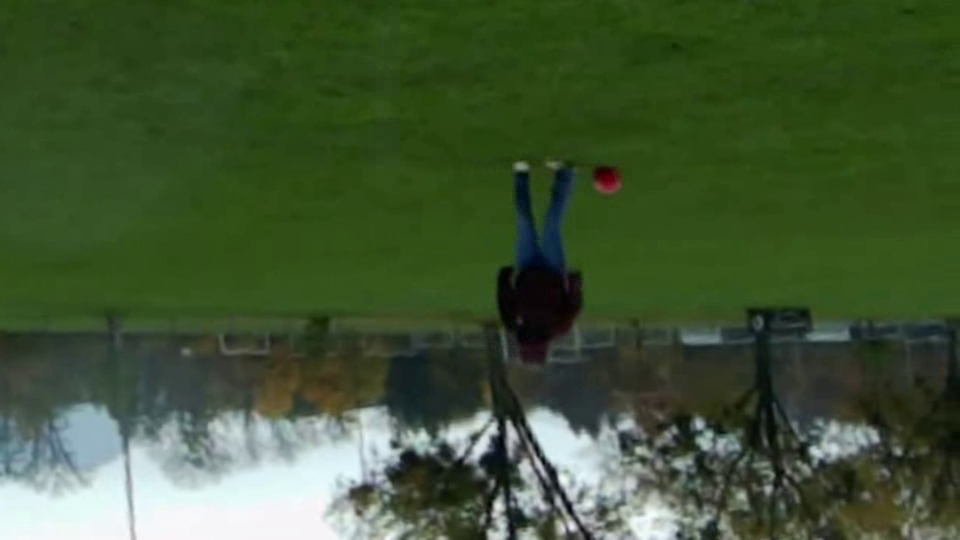
#> input picture frame 56 of patrickstitchtests/broadcast.mp4, 960 x 540 px, given in place of left.mp4, which was not available
$ python stitch_export_transform.py
#> lines starting #> are read from the running program, lines starting #| are printed output that depends on the picture; pictures that were not available may be replaced by others from this repository, and a replacement may not be noted
import argparse
import sys
import json
import os
import numpy as np
import cv2


def open_video(path):
    """Open a video file and return VideoCapture object."""
    cap = cv2.VideoCapture(path)
    if not cap.isOpened():
        raise RuntimeError(f"Could not open video: {path}")
    return cap


def read_frame(cap):
    """Read a frame from video capture."""
    ret, frame = cap.read()
    if not ret:
        return None
    return frame


def detect_features(image, max_features=10000):
    """Detect SIFT features in grayscale image."""
    gray = cv2.cvtColor(image, cv2.COLOR_BGR2GRAY)

    sift = cv2.SIFT_create(nfeatures=max_features)
    keypoints, descriptors = sift.detectAndCompute(gray, None)

    return keypoints, descriptors


def match_features(desc1, desc2, ratio_threshold=0.7):
    """Match features using FLANN matcher with ratio test."""
    FLANN_INDEX_KDTREE = 1
    index_params = dict(algorithm=FLANN_INDEX_KDTREE, trees=5)
    search_params = dict(checks=50)

    flann = cv2.FlannBasedMatcher(index_params, search_params)
    matches = flann.knnMatch(desc1, desc2, k=2)

    # Apply Lowe's ratio test
    good_matches = []
    for pair in matches:
        if len(pair) == 2:
            m, n = pair
            if m.distance < ratio_threshold * n.distance:
                good_matches.append(m)

    return good_matches


def compute_homography(left_image, right_image):
    """
    Compute homography from right image to left image coordinates.
    Returns H matrix that transforms right -> left.
    """
    print("Detecting features in left image...")
    kp_left, desc_left = detect_features(left_image)
    print(f"  Found {len(kp_left)} features")

    print("Detecting features in right image...")
    kp_right, desc_right = detect_features(right_image)
    print(f"  Found {len(kp_right)} features")

    if desc_left is None or desc_right is None:
        raise RuntimeError("Failed to detect features in one or both images")

    print("Matching features...")
    matches = match_features(desc_right, desc_left)
    print(f"  Found {len(matches)} good matches")

    if len(matches) < 4:
        raise RuntimeError(f"Not enough matches found ({len(matches)}). Need at least 4.")

    # Extract matched point coordinates
    pts_right = np.float32([kp_right[m.queryIdx].pt for m in matches])
    pts_left = np.float32([kp_left[m.trainIdx].pt for m in matches])

    # Compute homography with RANSAC
    print("Computing homography...")
    H, mask = cv2.findHomography(pts_right, pts_left, cv2.RANSAC, 5.0, maxIters=2000, confidence=0.995)

    if H is None:
        raise RuntimeError("Failed to compute homography")

    inliers = int(mask.sum())
    inlier_ratio = inliers / len(matches)
    print(f"  Inliers: {inliers}/{len(matches)} ({inlier_ratio*100:.1f}%)")

    if inliers < 4:
        raise RuntimeError(f"Not enough inliers ({inliers}). Homography may be unreliable.")

    if inlier_ratio < 0.2:
        print(f"  Warning: Low inlier ratio ({inlier_ratio*100:.1f}%). Results may be unstable.")

    return H


def calculate_canvas_size(left_shape, right_shape, H):
    """
    Calculate the canvas size needed to fit both warped images.
    Returns (width, height, x_offset, y_offset).
    """
    h_left, w_left = left_shape[:2]
    h_right, w_right = right_shape[:2]

    # Corners of right image
    corners_right = np.float32([
        [0, 0],
        [w_right, 0],
        [w_right, h_right],
        [0, h_right]
    ]).reshape(-1, 1, 2)

    # Transform right corners to left coordinate system
    corners_right_warped = cv2.perspectiveTransform(corners_right, H)

    # Corners of left image (already in left coordinate system)
    corners_left = np.float32([
        [0, 0],
        [w_left, 0],
        [w_left, h_left],
        [0, h_left]
    ]).reshape(-1, 1, 2)

    # Combine all corners
    all_corners = np.concatenate([corners_left, corners_right_warped], axis=0)

    # Find bounding box
    x_min = int(np.floor(all_corners[:, 0, 0].min()))
    y_min = int(np.floor(all_corners[:, 0, 1].min()))
    x_max = int(np.ceil(all_corners[:, 0, 0].max()))
    y_max = int(np.ceil(all_corners[:, 0, 1].max()))

    # Canvas size
    width = x_max - x_min
    height = y_max - y_min

    # Offset to shift everything into positive coordinates
    offset = (-x_min, -y_min)

    print(f"Canvas size: {width}x{height}")
    print(f"Offset: {offset}")

    return width, height, offset


def stitch_images(left, right, H, offset, canvas_size):
    """Stitch two images using the homography with blending."""
    width, height = canvas_size
    offset_x, offset_y = offset

    # Translation matrix to shift everything by offset
    T = np.array([
        [1, 0, offset_x],
        [0, 1, offset_y],
        [0, 0, 1]
    ], dtype=np.float32)

    # Warp right image
    H_shifted = T @ H
    right_warped = cv2.warpPerspective(right, H_shifted, (width, height))

    # Create masks
    right_mask = cv2.warpPerspective(np.ones_like(right, dtype=np.float32),
                                      H_shifted, (width, height))

    # Place left image
    result = np.zeros((height, width, 3), dtype=np.float32)
    left_mask = np.zeros((height, width, 3), dtype=np.float32)

    h_left, w_left = left.shape[:2]
    y_end = min(offset_y + h_left, height)
    x_end = min(offset_x + w_left, width)
    h_copy = y_end - offset_y
    w_copy = x_end - offset_x

    result[offset_y:y_end, offset_x:x_end] = left[:h_copy, :w_copy].astype(np.float32)
    left_mask[offset_y:y_end, offset_x:x_end] = 1.0

    # Simple blending where images overlap
    total_mask = left_mask + right_mask
    total_mask[total_mask == 0] = 1.0  # Avoid division by zero

    result = (result + right_warped.astype(np.float32)) / total_mask

    return result.astype(np.uint8)


def save_calibration(path, H, offset, pano_size):
    """Save calibration to JSON file."""
    os.makedirs(os.path.dirname(path), exist_ok=True)

    data = {
        "H": H.tolist(),
        "offset": list(offset),
        "pano_size": list(pano_size),
        "used_affine": False
    }

    with open(path, 'w') as f:
        json.dump(data, f, indent=2)

    print(f"Saved calibration to: {path}")


def main():
    parser = argparse.ArgumentParser(
        description='Stitch left and right undistorted videos into panorama'
    )
    parser.add_argument('--left', default='data/undistorted/left.mp4',
                        help='Left video path (default: data/undistorted/left.mp4)')
    parser.add_argument('--right', default='data/undistorted/right.mp4',
                        help='Right video path (default: data/undistorted/right.mp4)')
    parser.add_argument('--output', default='data/stitched/panorama.mp4',
                        help='Output video path (default: data/stitched/panorama.mp4)')
    parser.add_argument('--calib', default='data/calibration/stitch_calibration.json',
                        help='Calibration output path (default: data/calibration/stitch_calibration.json)')
    parser.add_argument('--preview', action='store_true',
                        help='Show preview of stitched frame')
    parser.add_argument('--process-video', action='store_true',
                        help='Process and save entire stitched video')

    args = parser.parse_args()

    print("=" * 60)
    print("PANORAMIC VIDEO STITCHING")
    print("=" * 60)
    print(f"Left video:  {args.left}")
    print(f"Right video: {args.right}")
    print(f"Output:      {args.output}")
    print(f"Calibration: {args.calib}")
    print("=" * 60)

    print("\nOpening videos...")
    cap_left = open_video(args.left)
    cap_right = open_video(args.right)

    print("Reading first frames...")
    frame_left = read_frame(cap_left)
#> in read_frame, frame is the input picture: shape (540, 960, 3); mean B, G, R 52.8, 85.8, 65.3
    frame_right = read_frame(cap_right)

    if frame_left is None or frame_right is None:
        print("Error: Could not read frames from videos")
        sys.exit(1)

    print(f"Left frame:  {frame_left.shape[1]}x{frame_left.shape[0]}")
#| Left frame:  960x540
    print(f"Right frame: {frame_right.shape[1]}x{frame_right.shape[0]}")
#| Right frame: 960x540

    # Compute homography
    print("\n" + "=" * 60)
    H = compute_homography(frame_left, frame_right)
#> in detect_features, `gray = cv2.cvtColor(image, cv2.COLOR_BGR2GRAY)`:
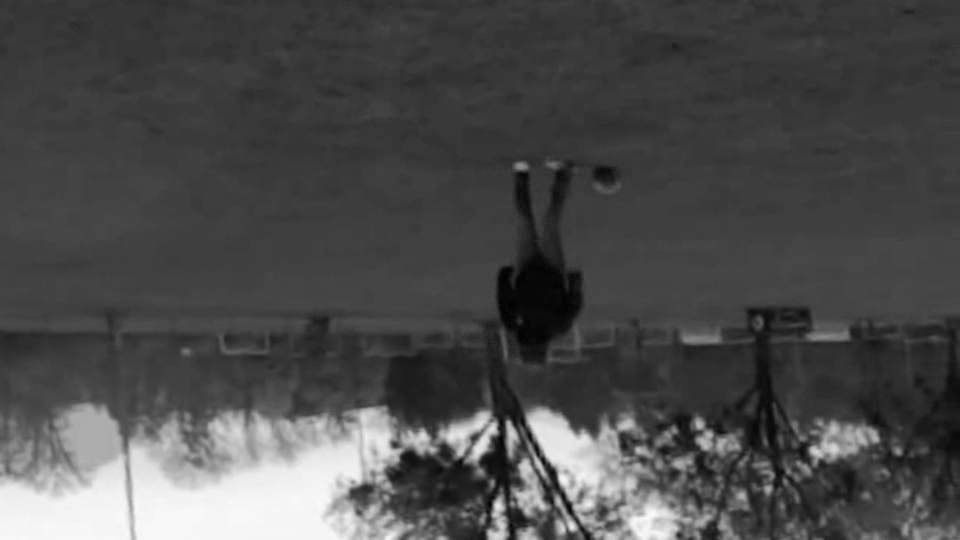
#> gray: shape (540, 960); min 1, max 250, mean 75.9
#> in detect_features, `keypoints, descriptors = sift.detectAndCompute(gray, None)`: keypoints = 598 keypoints; strongest (x, y, size): (498, 506, 8), (549, 429, 25.9), (469, 436, 31.2), (482, 447, 9.9)
#> in compute_homography, `kp_left, desc_left = detect_features(left_image)`: kp_left has the same summary as keypoints in detect_features
#|   Found 598 features
#> in compute_homography, `kp_right, desc_right = detect_features(right_image)`: kp_right has the same summary as keypoints in detect_features
#|   Found 598 features
#> in match_features, `matches = flann.knnMatch(desc1, desc2, k=2)`: matches = 598 matches
#|   Found 598 good matches
#> in compute_homography, `pts_right = np.float32([kp_right[m.queryIdx].pt for m in matches])`: pts_right = 598 pairs, first value 12.02 to 952.9, second value 164.9 to 536
#> in compute_homography, `pts_left = np.float32([kp_left[m.trainIdx].pt for m in matches])`: pts_left has the same summary as pts_right
#> in compute_homography, `H, mask = cv2.findHomography(pts_right, pts_left, cv2.RANSAC, 5.0, max..`: H = [[1, 1.93e-15, -8.13e-13], [-4.77e-17, 1, -5.86e-13], [-1.11e-19, 3.55e-18, 1]]; mask = 598 values from 1 to 1
#> in compute_homography, `inliers = int(mask.sum())`: inliers = 598
#> in compute_homography, `inlier_ratio = inliers / len(matches)`: inlier_ratio = 1
#|   Inliers: 598/598 (100.0%)
    print("=" * 60)

    # Calculate canvas size
    print("\nCalculating panorama dimensions...")
    width, height, offset = calculate_canvas_size(
        frame_left.shape, frame_right.shape, H
    )
#> in calculate_canvas_size, `corners_right_warped = cv2.perspectiveTransform(corners_right, H)`: corners_right_warped = [[-8.13e-13, -5.86e-13], [960, -6.32e-13], [960, 540], [2.28e-13, 540]]
#> in calculate_canvas_size, `all_corners = np.concatenate([corners_left, corners_right_warped], axi..`: all_corners = [[0, 0], [960, 0], [960, 540], [0, 540], [-8.13e-13, -5.86e-13], [960, -6.32e-13], [960, 540], [2.28e-13, 540]]
#> in calculate_canvas_size, `x_min = int(np.floor(all_corners[:, 0, 0].min()))`: x_min = -1
#> in calculate_canvas_size, `x_max = int(np.ceil(all_corners[:, 0, 0].max()))`: x_max = 960
#> in calculate_canvas_size, `y_max = int(np.ceil(all_corners[:, 0, 1].max()))`: y_max = 540
#> in calculate_canvas_size, `width = x_max - x_min`: width = 961
#> in calculate_canvas_size, `height = y_max - y_min`: height = 541
#> in calculate_canvas_size, `offset = (-x_min, -y_min)`: offset = (1, 1)
#| Canvas size: 961x541
#| Offset: (1, 1)
#> width = 961; height = 541; offset = (1, 1)

    # Save calibration
    print("\nSaving calibration...")
    save_calibration(args.calib, H, offset, (width, height))
#> in save_calibration, `data = { "H": H.tolist(), "offset": list(offset), "pano_size": list(pa..`: data = {'H': [[1, 1.93e-15, -8.13e-13], [-4.77e-17, 1, -5.86e-13], [-1.11e-19, 3.55e-18, 1]], 'offset': [1, 1], 'pano_size': [961, 541], 'used_affine': False}

    # Preview if requested
    if args.preview:
        print("\n" + "=" * 60)
        print("GENERATING PREVIEW")
        print("=" * 60)
        panorama = stitch_images(frame_left, frame_right, H, offset, (width, height))

        # Scale for display if too large
        max_display_width = 1920
        if width > max_display_width:
            scale = max_display_width / width
            display_width = max_display_width
            display_height = int(height * scale)
            panorama_display = cv2.resize(panorama, (display_width, display_height))
            print(f"Display scaled to: {display_width}x{display_height}")
        else:
            panorama_display = panorama

        cv2.imshow("Panorama Preview (Press any key to close)", panorama_display)
        print("Press any key to close preview...")
        cv2.waitKey(0)
        cv2.destroyAllWindows()

    # Process full video if requested
    if args.process_video:
        print("\n" + "=" * 60)
        print("PROCESSING FULL VIDEO")
        print("=" * 60)

        # Reset video captures
        cap_left.set(cv2.CAP_PROP_POS_FRAMES, 0)
        cap_right.set(cv2.CAP_PROP_POS_FRAMES, 0)

        fps = int(cap_left.get(cv2.CAP_PROP_FPS))
        total_frames = int(min(
            cap_left.get(cv2.CAP_PROP_FRAME_COUNT),
            cap_right.get(cv2.CAP_PROP_FRAME_COUNT)
        ))

        print(f"Output: {width}x{height} @ {fps}fps")
        print(f"Total frames: {total_frames}")

        # Create output directory
        os.makedirs(os.path.dirname(args.output), exist_ok=True)

        # Create video writer
        fourcc = cv2.VideoWriter_fourcc(*'mp4v')
        out = cv2.VideoWriter(args.output, fourcc, fps, (width, height))

        frame_count = 0

        while True:
            left = read_frame(cap_left)
            right = read_frame(cap_right)

            if left is None or right is None:
                break

            # Stitch frames
            panorama = stitch_images(left, right, H, offset, (width, height))
            out.write(panorama)

            frame_count += 1
            if frame_count % 30 == 0:
                progress = (frame_count / total_frames) * 100
                print(f"Progress: {frame_count}/{total_frames} ({progress:.1f}%)", end='\r')

        print(f"\nCompleted! Processed {frame_count} frames")
        print(f"Saved to: {args.output}")

        out.release()

    cap_left.release()
    cap_right.release()

    print("\n" + "=" * 60)
    print("STITCHING COMPLETE!")
    print("=" * 60)


if __name__ == '__main__':
    main()

$ run again, starting later in the video
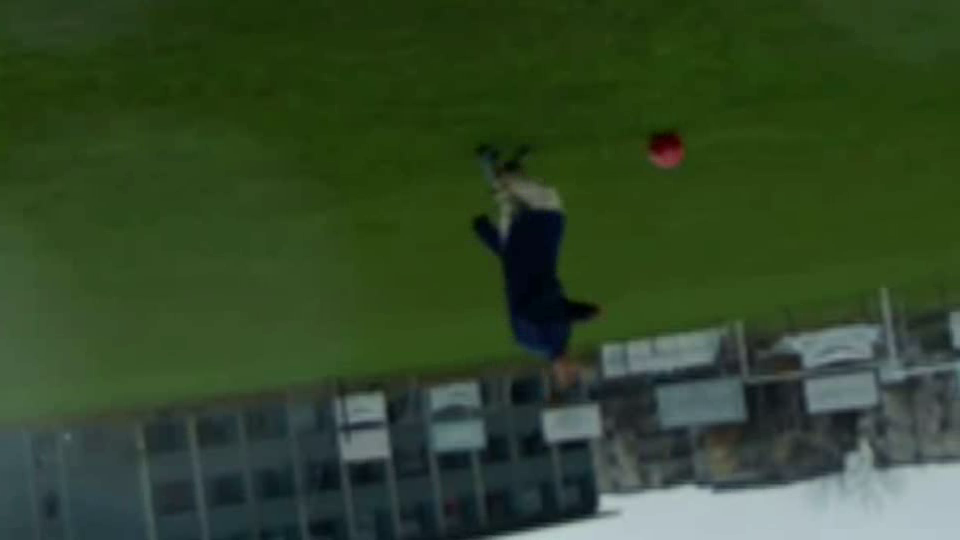
#> input picture frame 253 of patrickstitchtests/broadcast.mp4, 960 x 540 px, given in place of left.mp4, which was not available
#> in read_frame, frame is the input picture: shape (540, 960, 3); mean B, G, R 41.7, 71.3, 50.5
#| Left frame:  960x540
#| Right frame: 960x540
#> in detect_features, `gray = cv2.cvtColor(image, cv2.COLOR_BGR2GRAY)`:
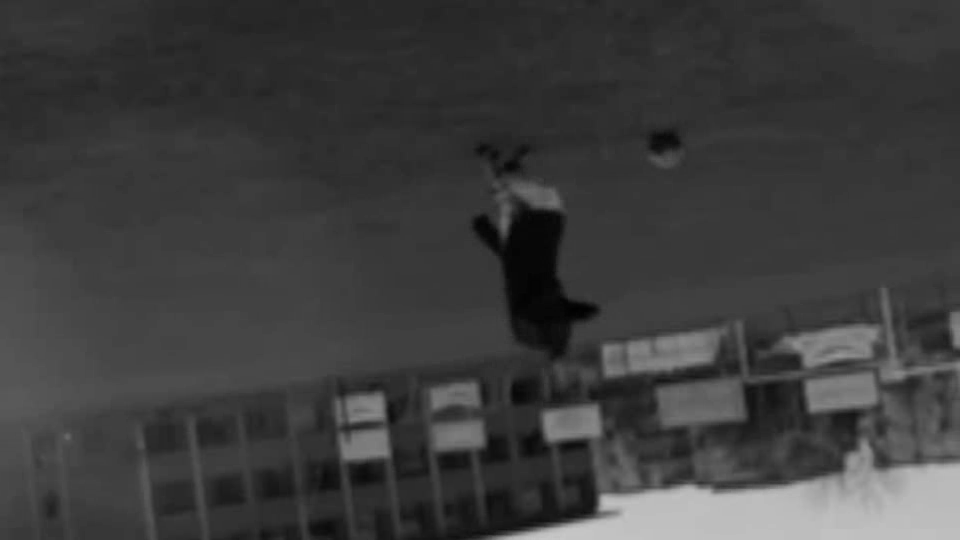
#> gray: shape (540, 960); min 0, max 200, mean 61.6
#> keypoints = 135 keypoints; strongest (x, y, size): (584, 508, 19.2), (606, 501, 10.7), (557, 426, 22.7), (583, 422, 25.8)
#> kp_left has the same summary as keypoints in detect_features
#|   Found 135 features
#> kp_right has the same summary as keypoints in detect_features
#|   Found 135 features
#> in match_features, `matches = flann.knnMatch(desc1, desc2, k=2)`: matches = 135 matches
#> the loop in match_features, `for pair in matches:` made 135 passes
#|   Found 135 good matches
#> pts_right = 135 pairs, first value 50.68 to 945.8, second value 140.3 to 507.5
#> pts_left has the same summary as pts_right
#> in compute_homography, `H, mask = cv2.findHomography(pts_right, pts_left, cv2.RANSAC, 5.0, max..`: H = [[1, 1.42e-15, -1.48e-12], [1.58e-15, 1, -5.11e-13], [3.87e-18, 1.39e-18, 1]]; mask = 135 values from 1 to 1
#> inliers = 135
#> inlier_ratio = 1
#|   Inliers: 135/135 (100.0%)
#> corners_right_warped = [[-1.48e-12, -5.11e-13], [960, 1.01e-12], [960, 540], [-7.2e-13, 540]]
#> all_corners = [[0, 0], [960, 0], [960, 540], [0, 540], [-1.48e-12, -5.11e-13], [960, 1.01e-12], [960, 540], [-7.2e-13, 540]]
#> x_min = -1
#> x_max = 960
#> y_max = 540
#> in calculate_canvas_size, `width = x_max - x_min`: width = 961
#> in calculate_canvas_size, `height = y_max - y_min`: height = 541
#> in calculate_canvas_size, `offset = (-x_min, -y_min)`: offset = (1, 1)
#| Canvas size: 961x541
#| Offset: (1, 1)
#> in main, `width, height, offset = calculate_canvas_size( frame_left.shape, frame..`: width = 961; height = 541; offset = (1, 1)
#> data = {'H': [[1, 1.42e-15, -1.48e-12], [1.58e-15, 1, -5.11e-13], [3.87e-18, 1.39e-18, 1]], 'offset': [1, 1], 'pano_size': [961, 541], 'used_affine': False}

$ run again, starting later in the video
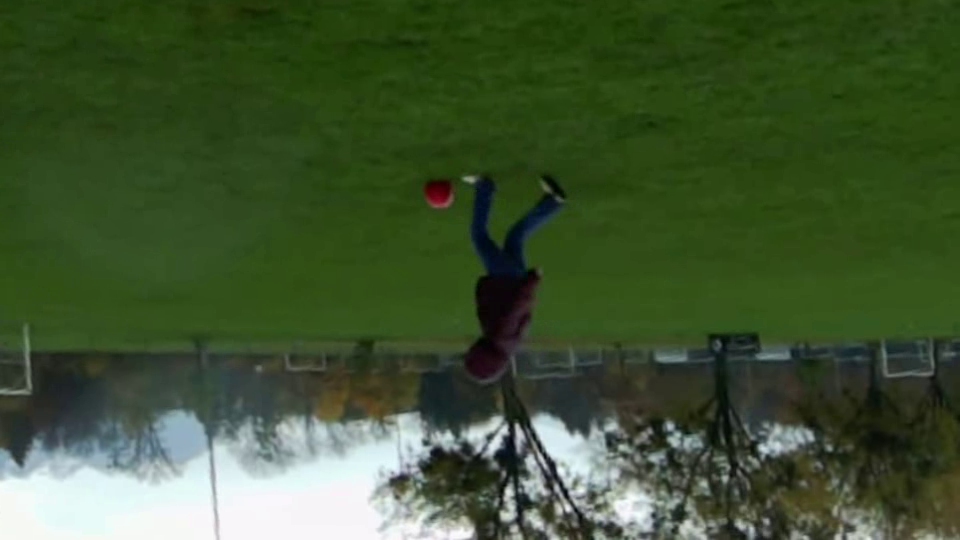
#> input picture frame 450 of patrickstitchtests/broadcast.mp4, 960 x 540 px, given in place of left.mp4, which was not available
#> in read_frame, frame is the input picture: shape (540, 960, 3); mean B, G, R 49.9, 84.2, 64.1
#| Left frame:  960x540
#| Right frame: 960x540
#> in detect_features, `gray = cv2.cvtColor(image, cv2.COLOR_BGR2GRAY)`:
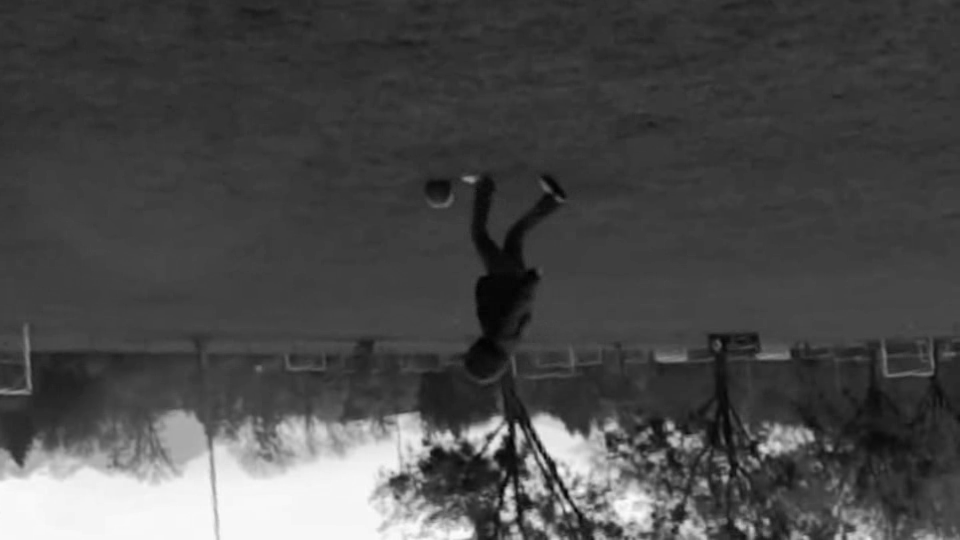
#> gray: shape (540, 960); min 0, max 253, mean 74.3
#> keypoints = 836 keypoints; strongest (x, y, size): (509, 492, 6.6), (549, 430, 20.4), (485, 435, 24.9), (508, 515, 9.6)
#> kp_left has the same summary as keypoints in detect_features
#|   Found 836 features
#> kp_right has the same summary as keypoints in detect_features
#|   Found 836 features
#> in match_features, `matches = flann.knnMatch(desc1, desc2, k=2)`: matches = 836 matches
#|   Found 836 good matches
#> pts_right = 836 pairs, first value 18.86 to 953.5, second value 179.3 to 536.7
#> pts_left has the same summary as pts_right
#> in compute_homography, `H, mask = cv2.findHomography(pts_right, pts_left, cv2.RANSAC, 5.0, max..`: H = [[1, -1.09e-14, 2.96e-12], [3.11e-15, 1, 8.7e-13], [7.25e-18, -1.73e-17, 1]]; mask = 836 values from 1 to 1
#> inliers = 836
#> inlier_ratio = 1
#|   Inliers: 836/836 (100.0%)
#> corners_right_warped = [[2.96e-12, 8.7e-13], [960, 3.86e-12], [960, 540], [-2.92e-12, 540]]
#> all_corners = [[0, 0], [960, 0], [960, 540], [0, 540], [2.96e-12, 8.7e-13], [960, 3.86e-12], [960, 540], [-2.92e-12, 540]]
#> x_min = -1
#> y_min = 0
#> x_max = 960
#> y_max = 540
#> in calculate_canvas_size, `width = x_max - x_min`: width = 961
#> in calculate_canvas_size, `height = y_max - y_min`: height = 540
#> in calculate_canvas_size, `offset = (-x_min, -y_min)`: offset = (1, 0)
#| Canvas size: 961x540
#| Offset: (1, 0)
#> in main, `width, height, offset = calculate_canvas_size( frame_left.shape, frame..`: width = 961; height = 540; offset = (1, 0)
#> data = {'H': [[1, -1.09e-14, 2.96e-12], [3.11e-15, 1, 8.7e-13], [7.25e-18, -1.73e-17, 1]], 'offset': [1, 0], 'pano_size': [961, 540], 'used_affine': False}
